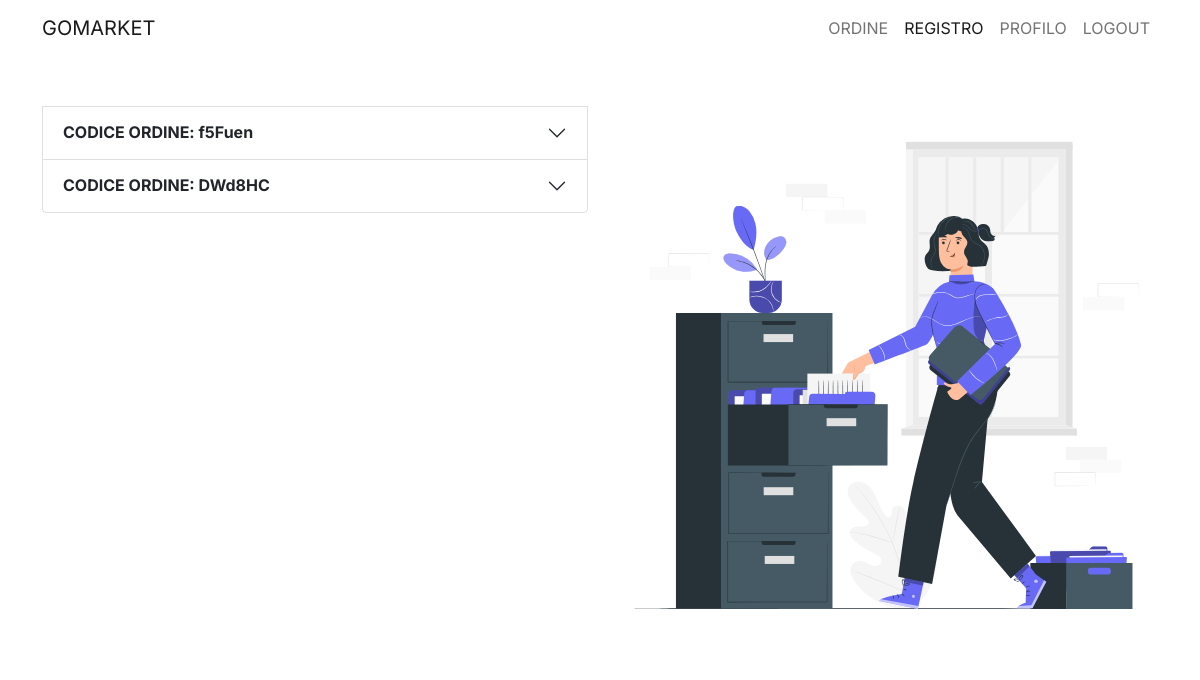
/page/cliente/registro.php (signed in), run on an earlier commit of the app's database.
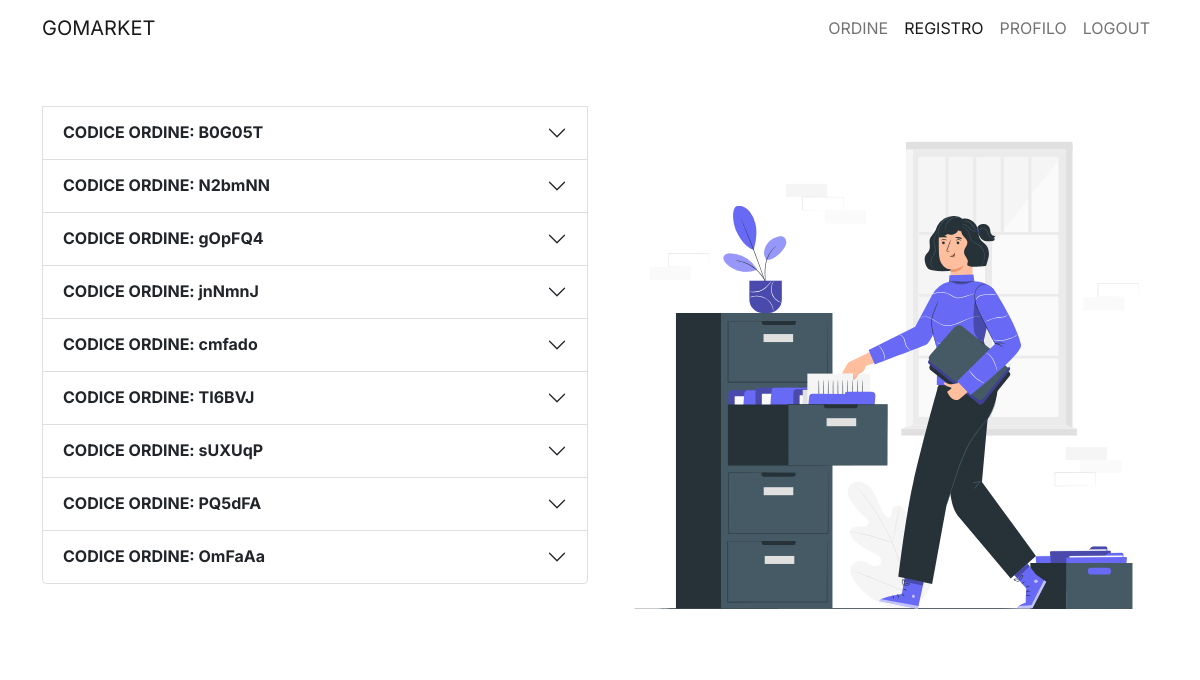
And on a later commit of the database.
### tables this page shows
CREATE TABLE `ordine` (
  `ID` int(3) NOT NULL,
  `codice_ordine` varchar(255) NOT NULL,
  `stato_ordine` int(1) NOT NULL,
  `totale_ordine` float NOT NULL,
  `data_ordine` date NOT NULL,
  `fk_id_utente` int(3) NOT NULL
);

### method/funzioni.php (called while the page is built, shortened)
<?php
    function connessione($sql, $base) {
		$conn = mysqli_connect("localhost", "root", "", $base);
		$resultset = $conn->query($sql);
		$righe = mysqli_fetch_all($resultset, MYSQLI_ASSOC);
		return $righe;
	}
?>

### page/cliente/registro.php (the view, shortened to what this page needs)
<?php
    include("../../method/funzioni.php");
    if(!isset($_SESSION["NOME"])) {
        $nav = "
            <nav class='navbar sticky-top navbar-expand-lg navbar-light bg-white'>
                <div class='container'>
                <a class='navbar-brand' href='../../index.php'>GOMARKET</a>
                <button class='navbar-toggler' type='button' data-bs-toggle='collapse' data-bs-target='#navbarNav' aria-controls='navbarNav' aria-expanded='false' aria-label='Toggle navigation'>
                    <span class='navbar-toggler-icon'></span>
                </button>
                <div class='collapse navbar-collapse justify-content-end' id='navbarNav'>
                    <ul class='navbar-nav'>
                    <li class='nav-item'>
                        <a class='nav-link' href='../registrazione.php'>REGISTRATI</a>
                    </li>
                    <li class='nav-item'>
                        <a class='nav-link' href='../login.php'>ACCEDI</a>
                    </li>
                    </ul>
                </div>
                </div>
            </nav>
        ";
        $body = "
            <div class='container'>
                <div class='container row'>
                <div class='col-2'></div>
                <div class='col-8 first-item'>
                    <img src='../../assets/04.svg' class='img-fluid mx-auto d-block'>
                    </div>
                </div>
            </div>
        ";
    }else {
        $sql = "SELECT * FROM ordine o WHERE o.fk_id_utente = {$_SESSION["ID_CLIENTE"]} ORDER BY o.data_ordine DESC";
        $risultato = connessione($sql, "gomarket");
        if(empty($risultato)) {
            $flag = "
                <div class='container row'>
                    <div class='col-6 align-self-center'>
                        <img src='../../assets/07.svg' class='img-fluid mx-auto d-block'>
                    </div>
                    <div class='col-1 align-self-center'></div>
                    <div class='col-5 align-self-center'>
                        <div class='alert alert-warning' role='alert'>
                            Non sono ancora presenti ordini...creane uno
                            cliccando <a href='./nordine.php'>qui</a>
                        </div>
                    </div>
                </div>
            ";
        }else {
            $flag = "<div class='accordion' id='accordionExample'>";
            foreach($risultato as $riga) {
                if($riga["stato_ordine"] == 0) { $stato_ordine = array("text-warning", "IN ATTESA", ""); }
                else if($riga["stato_ordine"] == 1) { $stato_ordine = array("text-secondary", "PRONTO PER LA SPEDIZIONE", ""); }
                else if($riga["stato_ordine"] == 2) { $stato_ordine = array("text-primary", "IN CONSEGNA", "disabled"); }
                else { $stato_ordine = array("text-success", "CONSEGNATO", "disabled"); }
                $flag .= "
                            <a type='button' class='btn btn-outline-danger' href='../../method/delordine.php?id={$riga["ID"]}'>ELIMINA ORDINE</a>
                <div class='accordion-item'>
                    <h2 class='accordion-header' id='heading{$riga["ID"]}'>
                    <button class='accordion-button collapsed' type='button' data-bs-toggle='collapse' data-bs-target='#collapse{$riga["ID"]}' aria-expanded='false' aria-controls='collapse{$riga["ID"]}'>
                        <strong>CODICE ORDINE: {$riga["codice_ordine"]}</strong>
                    </button>
                    </h2>
                    <div id='collapse{$riga["ID"]}' class='accordion-collapse collapse' aria-labelledby='heading{$riga["ID"]}' data-bs-parent='#accordionExample'>
                                <p><strong>ID ORDINE: </strong>{$riga["ID"]}</p>
                                <p><strong>CODICE ORDINE: </strong>{$riga["codice_ordine"]}</p>
                                <p><strong>DATA ORDINE: </strong>{$riga["data_ordine"]}</p>
                                <p><strong>STATO ORDINE: </strong><span class='{$stato_ordine[0]}'>{$stato_ordine[1]}<span></p>
                                <p><strong>TOTALE ORDINE: {$riga["totale_ordine"]} €</strong></p>
                                <a class='btn btn-outline-danger {$stato_ordine[2]}' data-bs-toggle='modal' data-bs-target='#deleteModal' type='button'>CANCELLA ORDINE</a>
                                <a href='./detordine.php?id={$riga["ID"]}' class='btn btn-outline-primary' type='button'>DETTAGLI</a>
                    </div>
                </div>
                ";
            }
            $flag .= "</div>";
        }
        $nav = "
            <nav class='navbar sticky-top navbar-expand-lg navbar-light bg-white'>
                <div class='container'>
                <a class='navbar-brand' href='../../index.php'>GOMARKET</a>
                <button class='navbar-toggler' type='button' data-bs-toggle='collapse' data-bs-target='#navbarNav' aria-controls='navbarNav' aria-expanded='false' aria-label='Toggle navigation'>
                    <span class='navbar-toggler-icon'></span>
                </button>
                <div class='collapse navbar-collapse justify-content-end' id='navbarNav'>
                    <ul class='navbar-nav'>
                    <li class='nav-item'>
                        <a class='nav-link' href='./nordine.php'>ORDINE</a>
                    </li>
                    <li class='nav-item'>
                        <a class='nav-link active' href='./registro.php'>REGISTRO</a>
                    </li>
                    <li class='nav-item'>
                        <a class='nav-link' href='../profilo.php'>PROFILO</a>
                    </li>
                    <li class='nav-item'>
                        <a class='nav-link' href='../../method/logout.php'>LOGOUT</a>
                    </li>
                    </ul>
                </div>
                </div>
            </nav>
        ";
        $body = "
            <div class='row first-item'>
                <div class='col-md-6'>
                    {$flag}
                </div>
                <div class='col-md-6'>
                    <img src='../../assets/25.svg' class='img-fluid mx-auto d-block'>
                </div>
            </div>
        ";
    }
    $html = "
        <html>
            <head>
            <meta charset='utf-8'>
            <meta name='viewport' content='width=device-width, initial-scale=1'>
            <link href='https://cdn.jsdelivr.net/npm/bootstrap@5.0.0-beta1/dist/css/bootstrap.min.css' rel='stylesheet'>
            <link rel='stylesheet' href='../../style/style.css'>
            <script src='https://ajax.googleapis.com/ajax/libs/jquery/3.5.1/jquery.min.js'></script>
            <script src='../../js/main.js'></script>
            <title>GoMarket</title>
            </head>
            <body>
                {$nav}
                <div class='container-lg'>
                    {$body}
                </div>
                <script src='https://cdn.jsdelivr.net/npm/bootstrap@5.0.0-beta2/dist/js/bootstrap.bundle.min.js'></script>
            </body>
        </html>
    ";
    print_r($html);
?>

### style/style.css (style rules this page uses)
body { font-family: 'Inter', sans-serif; }
.first-item { padding-top: 50px; }

What changed in the data, as far as the page shows it:
removed ordine: codice_ordine "f5Fuen"
removed ordine: codice_ordine "DWd8HC"
added ordine: codice_ordine "B0G05T"
added ordine: codice_ordine "N2bmNN"
added ordine: codice_ordine "gOpFQ4"
added ordine: codice_ordine "jnNmnJ"
added ordine: codice_ordine "cmfado"
added ordine: codice_ordine "TI6BVJ"
added ordine: codice_ordine "sUXUqP"
added ordine: codice_ordine "PQ5dFA"
added ordine: codice_ordine "OmFaAa"
